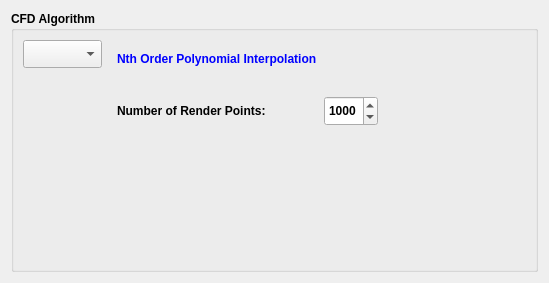
<?xml version="1.0" encoding="UTF-8"?>
<ui version="4.0">
 <class>DRS4CFDAlgorithmDlg</class>
 <widget class="QWidget" name="DRS4CFDAlgorithmDlg">
  <property name="geometry">
   <rect>
    <x>0</x>
    <y>0</y>
    <width>549</width>
    <height>283</height>
   </rect>
  </property>
  <property name="windowTitle">
   <string>Form</string>
  </property>
  <layout class="QVBoxLayout" name="verticalLayout_7">
   <item>
    <widget class="QGroupBox" name="groupBox">
     <property name="font">
      <font>
       <weight>75</weight>
       <bold>true</bold>
      </font>
     </property>
     <property name="title">
      <string>CFD Algorithm</string>
     </property>
     <layout class="QVBoxLayout" name="verticalLayout_6">
      <item>
       <layout class="QHBoxLayout" name="horizontalLayout">
        <item>
         <layout class="QVBoxLayout" name="verticalLayout">
          <item>
           <widget class="QComboBox" name="comboBox_cfdAlgorithm">
            <property name="minimumSize">
             <size>
              <width>0</width>
              <height>28</height>
             </size>
            </property>
           </widget>
          </item>
          <item>
           <spacer name="verticalSpacer_4">
            <property name="orientation">
             <enum>Qt::Vertical</enum>
            </property>
            <property name="sizeHint" stdset="0">
             <size>
              <width>20</width>
              <height>40</height>
             </size>
            </property>
           </spacer>
          </item>
         </layout>
        </item>
        <item>
         <widget class="QStackedWidget" name="stackedWidget">
          <property name="currentIndex">
           <number>0</number>
          </property>
          <widget class="QWidget" name="page">
           <layout class="QVBoxLayout" name="verticalLayout_4">
            <item>
             <layout class="QGridLayout" name="gridLayout_2">
              <property name="spacing">
               <number>7</number>
              </property>
              <item row="2" column="0">
               <widget class="QLabel" name="label_4">
                <property name="font">
                 <font>
                  <weight>75</weight>
                  <bold>true</bold>
                 </font>
                </property>
                <property name="text">
                 <string>Number of Render Points:</string>
                </property>
               </widget>
              </item>
              <item row="2" column="1">
               <widget class="QSpinBox" name="spinBox_renderPoints_polynomial">
                <property name="minimumSize">
                 <size>
                  <width>0</width>
                  <height>30</height>
                 </size>
                </property>
                <property name="maximum">
                 <number>5000</number>
                </property>
                <property name="value">
                 <number>1000</number>
                </property>
               </widget>
              </item>
              <item row="0" column="0">
               <widget class="QLabel" name="label_2">
                <property name="font">
                 <font>
                  <weight>75</weight>
                  <bold>true</bold>
                 </font>
                </property>
                <property name="styleSheet">
                 <string notr="true">color: blue</string>
                </property>
                <property name="text">
                 <string>Nth Order Polynomial Interpolation</string>
                </property>
               </widget>
              </item>
              <item row="1" column="2">
               <spacer name="horizontalSpacer_4">
                <property name="orientation">
                 <enum>Qt::Horizontal</enum>
                </property>
                <property name="sizeHint" stdset="0">
                 <size>
                  <width>40</width>
                  <height>20</height>
                 </size>
                </property>
               </spacer>
              </item>
              <item row="0" column="2">
               <spacer name="horizontalSpacer_5">
                <property name="orientation">
                 <enum>Qt::Horizontal</enum>
                </property>
                <property name="sizeHint" stdset="0">
                 <size>
                  <width>40</width>
                  <height>20</height>
                 </size>
                </property>
               </spacer>
              </item>
              <item row="2" column="2">
               <spacer name="horizontalSpacer_6">
                <property name="orientation">
                 <enum>Qt::Horizontal</enum>
                </property>
                <property name="sizeHint" stdset="0">
                 <size>
                  <width>40</width>
                  <height>20</height>
                 </size>
                </property>
               </spacer>
              </item>
              <item row="3" column="0">
               <spacer name="verticalSpacer_2">
                <property name="orientation">
                 <enum>Qt::Vertical</enum>
                </property>
                <property name="sizeHint" stdset="0">
                 <size>
                  <width>20</width>
                  <height>40</height>
                 </size>
                </property>
               </spacer>
              </item>
             </layout>
            </item>
           </layout>
          </widget>
          <widget class="QWidget" name="page_2">
           <layout class="QVBoxLayout" name="verticalLayout_3">
            <item>
             <layout class="QVBoxLayout" name="verticalLayout_2">
              <item>
               <layout class="QGridLayout" name="gridLayout">
                <property name="topMargin">
                 <number>0</number>
                </property>
                <property name="spacing">
                 <number>7</number>
                </property>
                <item row="2" column="0">
                 <widget class="QLabel" name="label_7">
                  <property name="font">
                   <font>
                    <weight>75</weight>
                    <bold>true</bold>
                   </font>
                  </property>
                  <property name="text">
                   <string>Number of Render Points:</string>
                  </property>
                 </widget>
                </item>
                <item row="2" column="1">
                 <widget class="QSpinBox" name="spinBox_renderPoints_spline">
                  <property name="minimumSize">
                   <size>
                    <width>0</width>
                    <height>30</height>
                   </size>
                  </property>
                  <property name="maximum">
                   <number>5000</number>
                  </property>
                  <property name="value">
                   <number>1000</number>
                  </property>
                 </widget>
                </item>
                <item row="1" column="0">
                 <widget class="QLabel" name="label_5">
                  <property name="font">
                   <font>
                    <weight>75</weight>
                    <bold>true</bold>
                   </font>
                  </property>
                  <property name="text">
                   <string>Type:</string>
                  </property>
                 </widget>
                </item>
                <item row="1" column="1">
                 <widget class="QComboBox" name="comboBox_interpolationType">
                  <property name="minimumSize">
                   <size>
                    <width>0</width>
                    <height>28</height>
                   </size>
                  </property>
                 </widget>
                </item>
                <item row="1" column="2">
                 <spacer name="horizontalSpacer_2">
                  <property name="orientation">
                   <enum>Qt::Horizontal</enum>
                  </property>
                  <property name="sizeHint" stdset="0">
                   <size>
                    <width>40</width>
                    <height>20</height>
                   </size>
                  </property>
                 </spacer>
                </item>
                <item row="2" column="2">
                 <spacer name="horizontalSpacer_3">
                  <property name="orientation">
                   <enum>Qt::Horizontal</enum>
                  </property>
                  <property name="sizeHint" stdset="0">
                   <size>
                    <width>40</width>
                    <height>20</height>
                   </size>
                  </property>
                 </spacer>
                </item>
                <item row="0" column="0">
                 <widget class="QLabel" name="label_6">
                  <property name="font">
                   <font>
                    <weight>75</weight>
                    <bold>true</bold>
                   </font>
                  </property>
                  <property name="styleSheet">
                   <string notr="true">color: blue</string>
                  </property>
                  <property name="text">
                   <string>Spline Interpolation &amp; Spline Fitting</string>
                  </property>
                 </widget>
                </item>
               </layout>
              </item>
              <item>
               <spacer name="verticalSpacer">
                <property name="orientation">
                 <enum>Qt::Vertical</enum>
                </property>
                <property name="sizeHint" stdset="0">
                 <size>
                  <width>20</width>
                  <height>40</height>
                 </size>
                </property>
               </spacer>
              </item>
             </layout>
            </item>
           </layout>
          </widget>
          <widget class="QWidget" name="page_3">
           <layout class="QVBoxLayout" name="verticalLayout_5">
            <item>
             <widget class="QLabel" name="label_8">
              <property name="font">
               <font>
                <weight>75</weight>
                <bold>true</bold>
               </font>
              </property>
              <property name="styleSheet">
               <string notr="true">color: red</string>
              </property>
              <property name="text">
               <string>No Interpolation or Fitting enabled!</string>
              </property>
             </widget>
            </item>
            <item>
             <spacer name="verticalSpacer_3">
              <property name="orientation">
               <enum>Qt::Vertical</enum>
              </property>
              <property name="sizeHint" stdset="0">
               <size>
                <width>20</width>
                <height>40</height>
               </size>
              </property>
             </spacer>
            </item>
           </layout>
          </widget>
         </widget>
        </item>
       </layout>
      </item>
     </layout>
    </widget>
   </item>
  </layout>
 </widget>
 <resources/>
 <connections/>
</ui>
